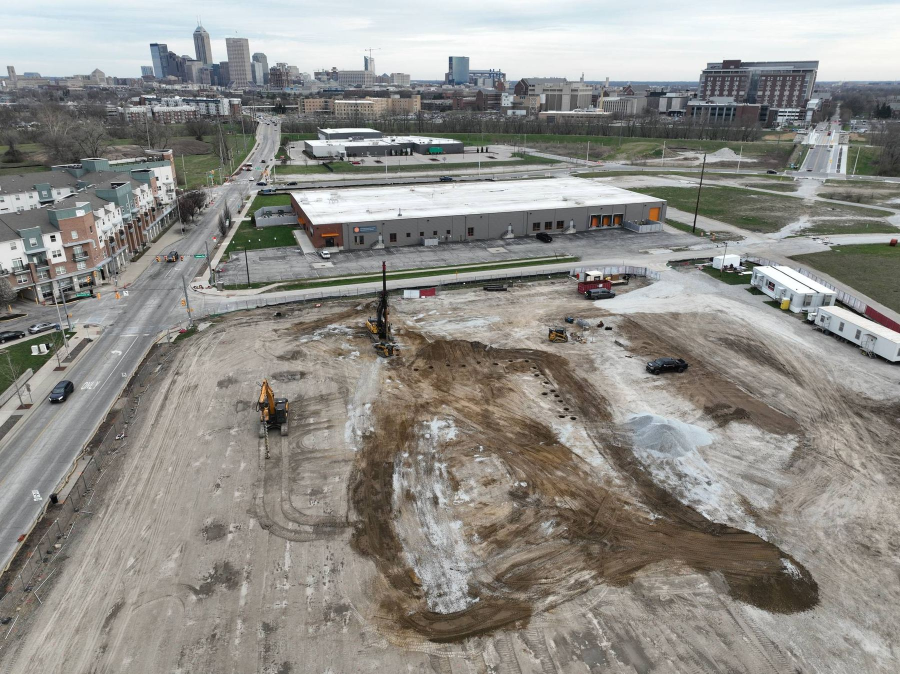
#> input picture website/site/img/cta-bg.jpg, 1800 x 1348 px (shown at 1/2 size)
$ python -i generate_examples.py   (imports and definitions only)
#> lines starting #> are read from the running program, lines starting #| are printed output that depends on the picture
#> further down, picture is the input picture: PIL image 1800x1348 RGB; mean R, G, B 143.6, 141.6, 136.7
#!/usr/bin/env python3
"""
Generate 3 GENERIC, de-branded service-load deliverable examples for the PF FAQ page.
Built for Peter (AI COO) per Jonathan's request.

  1. column-pad-footing-example.png  - isolated spread footings w/ per-footing DL/LL schedule
  2. strip-footing-example.png       - continuous wall footing w/ DL/LL per linear foot
  3. mat-footing-pressure-gradient-example.png - source-PDF page-2 style soil-bearing contour map

All labels are GENERIC. No client/GC/architect/SEOR/project name. No proprietary marks.
Every graphic is watermarked "EXAMPLE - ILLUSTRATIVE ONLY".

Run:  python3 generate_examples.py
"""
import os, math
# [3 lines not run here, left out]
from PIL import Image, ImageDraw, ImageFont

OUT = os.path.dirname(os.path.abspath(__file__))

# ---------- fonts ----------
SANS = "/usr/share/fonts/truetype/liberation/LiberationSans-Regular.ttf"
SANS_B = "/usr/share/fonts/truetype/liberation/LiberationSans-Bold.ttf"
def f(sz, bold=False):
    return ImageFont.truetype(SANS_B if bold else SANS, sz)

# ---------- PF brand palette (neutral, professional) ----------
INK   = (28, 33, 40)        # near-black text / lines
GRID  = (200, 206, 214)     # light grid
MUTE  = (110, 120, 132)     # secondary text
AZURE = (0, 110, 175)       # PF azure accent
PANEL = (244, 246, 249)     # light panel fill
LINE  = (70, 78, 88)
WHITE = (255, 255, 255)

def text(d, xy, s, font, fill=INK, anchor="la"):
    d.text(xy, s, font=font, fill=fill, anchor=anchor)

def watermark(img):
    """Diagonal 'EXAMPLE - ILLUSTRATIVE ONLY' watermark + footer note."""
    W, H = img.size
#> W = 1800; H = 1348
    layer = Image.new("RGBA", (W, H), (0,0,0,0))
#> layer: PIL image 1800x1348 RGBA; every value is 0
    ld = ImageDraw.Draw(layer)
    wm = ImageFont.truetype(SANS_B, int(W*0.045))
    txt = "EXAMPLE  -  ILLUSTRATIVE  ONLY"
    bb = ld.textbbox((0,0), txt, font=wm)
#> bb = (0, 17, 1346, 75)
    tw, th = bb[2]-bb[0], bb[3]-bb[1]
#> tw = 1346; th = 58
    tile = Image.new("RGBA", (tw+40, th+40), (0,0,0,0))
#> tile: PIL image 1386x98 RGBA; every value is 0
    td = ImageDraw.Draw(tile)
    td.text((20,20), txt, font=wm, fill=(150,160,172,60), anchor="lm")
    tile = tile.rotate(28, expand=True, resample=Image.BICUBIC)
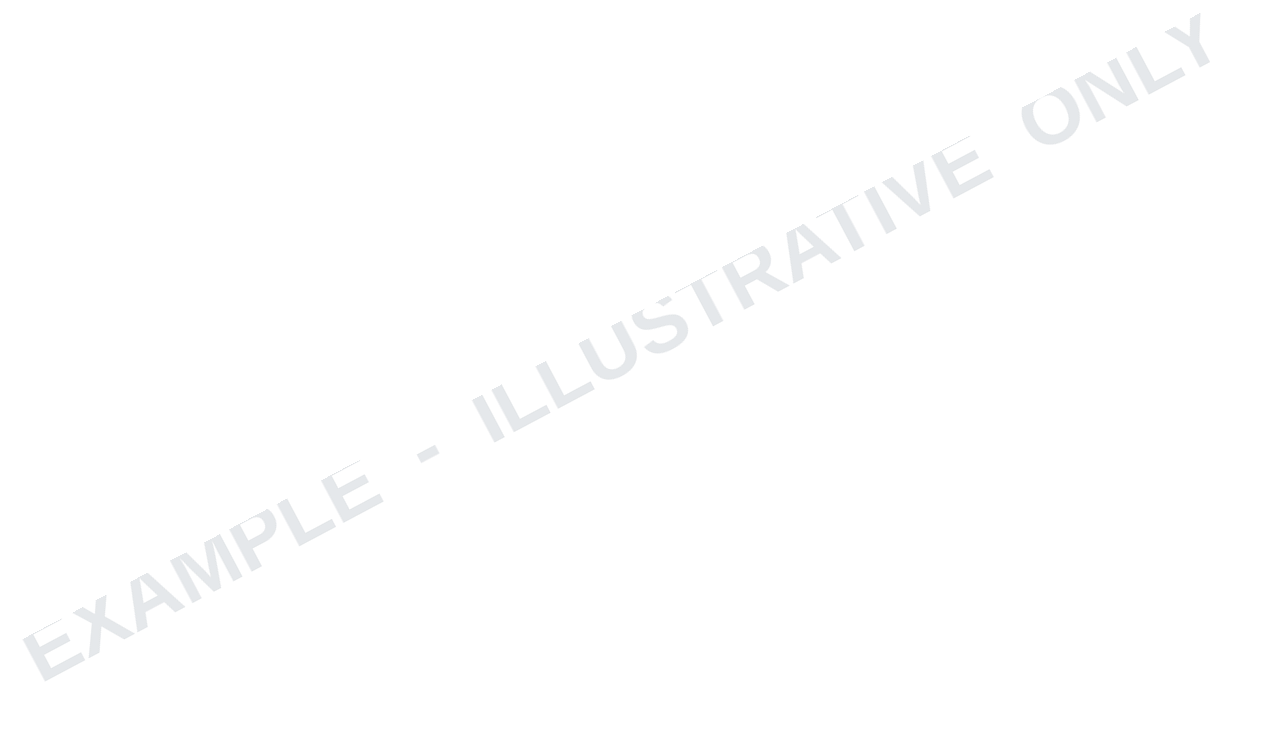
#> tile: PIL image 1270x738 RGBA; mean R, G, B, A 4.3, 4.6, 4.9, 1.5; transparent parts drawn white
    tw2, th2 = tile.size
#> tw2 = 1270; th2 = 738
    for y in range(-th2, H+th2, int(th2*0.9)):
        for x in range(-tw2, W+tw2, int(tw2*1.05)):
            layer.alpha_composite(tile, (x, y))
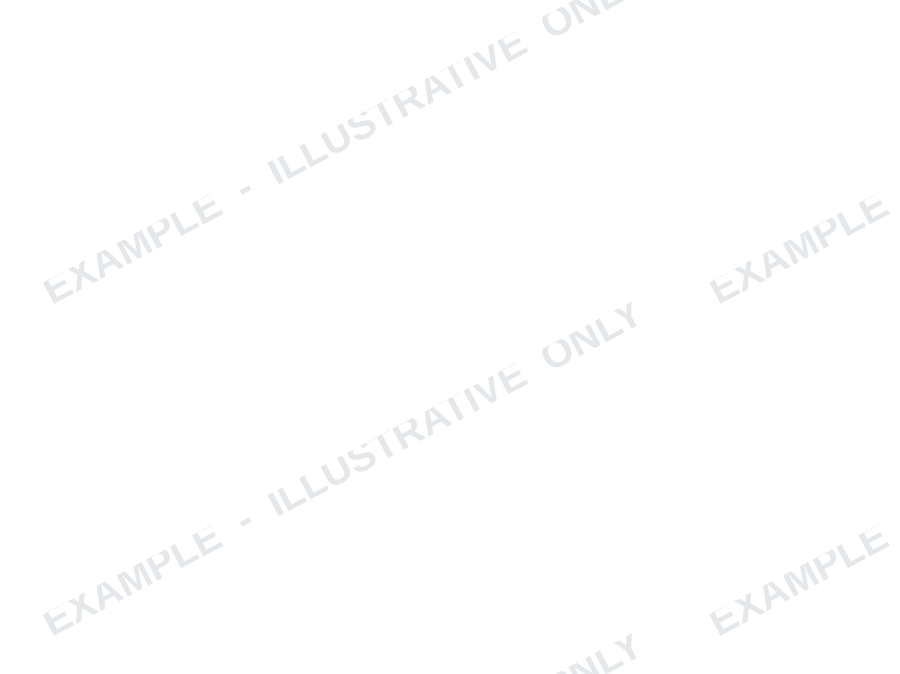
#> layer: PIL image 1800x1348 RGBA (shown at 1/2 size); mean R, G, B, A 4.5, 4.9, 5.2, 1.6; transparent parts drawn white
    out = Image.alpha_composite(img.convert("RGBA"), layer)
    return out.convert("RGB")

# [186 lines left out: functions header, footer, column_pad, strip_footing, not called in this run]

# =====================================================================
# 3. MAT FOOTING - SOIL BEARING PRESSURE GRADIENT (source-PDF page-2 style)
# =====================================================================
# Rainbow ramp matching the source plot: violet(low) -> red(high)
RAMP = [
    (600 , (138, 43,226)),   # violet
    (1200, (0 ,  0 ,255)),   # blue
    (1800, (30,144,255)),    # dodger blue
    (2400, (0 ,220,220)),    # cyan
    (3000, (40,180, 60)),    # green
    (3600, (150,210, 40)),   # yellow-green
    (4200, (255,225, 0)),    # yellow
    (4800, (255,160, 0)),    # orange
    (5400, (255, 80, 0)),    # red-orange
    (6000, (235, 20, 20)),   # red
]
# [103 lines left out: functions ramp_color, mat_pressure, not called in this run]

# [5 lines not run here, left out]

>>> from PIL import Image
>>> picture = Image.open('../website/site/img/cta-bg.jpg')
>>> result = watermark(picture)

$ run again, on website/site/img/iu-launch-1-thumb.jpg
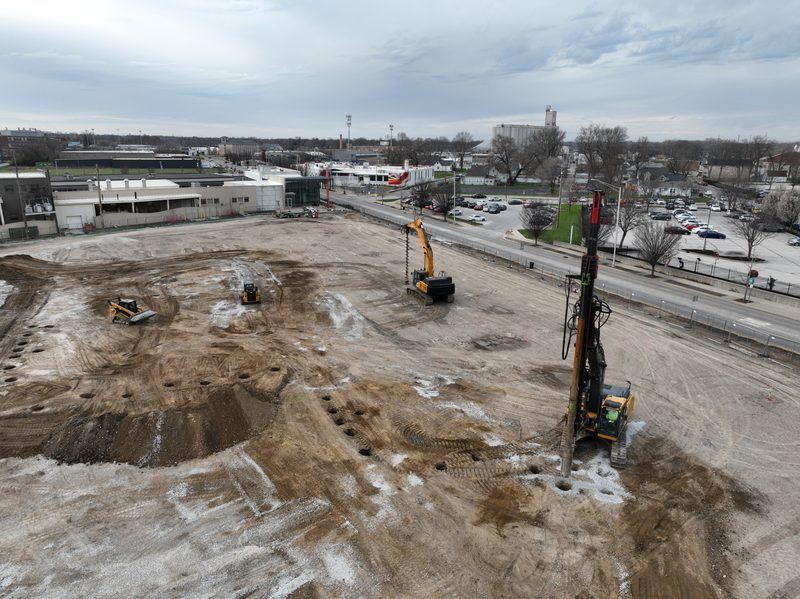
#> input picture website/site/img/iu-launch-1-thumb.jpg, 800 x 599 px
#> picture is the input picture: PIL image 800x599 RGB; mean R, G, B 140.3, 137.6, 134
#> bb = (0, 8, 598, 33)
#> tw = 598; th = 25
#> in watermark, `tile = tile.rotate(28, expand=True, resample=Image.BICUBIC)`:
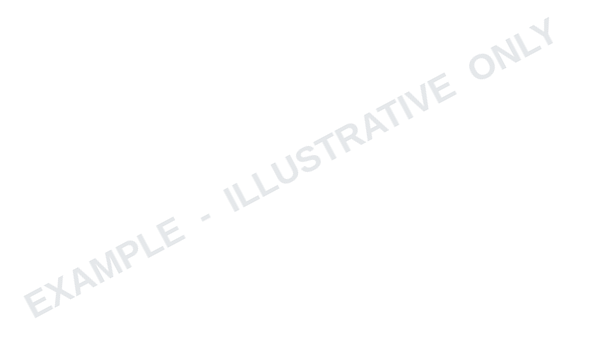
#> tile: PIL image 594x357 RGBA; mean R, G, B, A 5.2, 5.7, 6, 1.7; transparent parts drawn white
#> after the loop in watermark, `for y in range(-th2, H+th2, int(th2*0.9)):`:
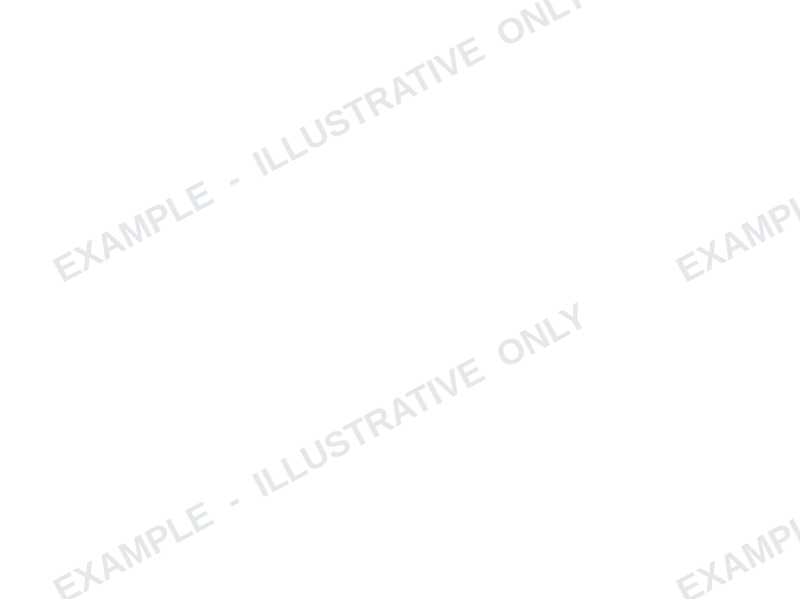
#> layer: PIL image 800x599 RGBA; mean R, G, B, A 5.8, 6.3, 6.7, 1.8; transparent parts drawn white

$ run again, on website/site/img/iu-launch-2-thumb.jpg
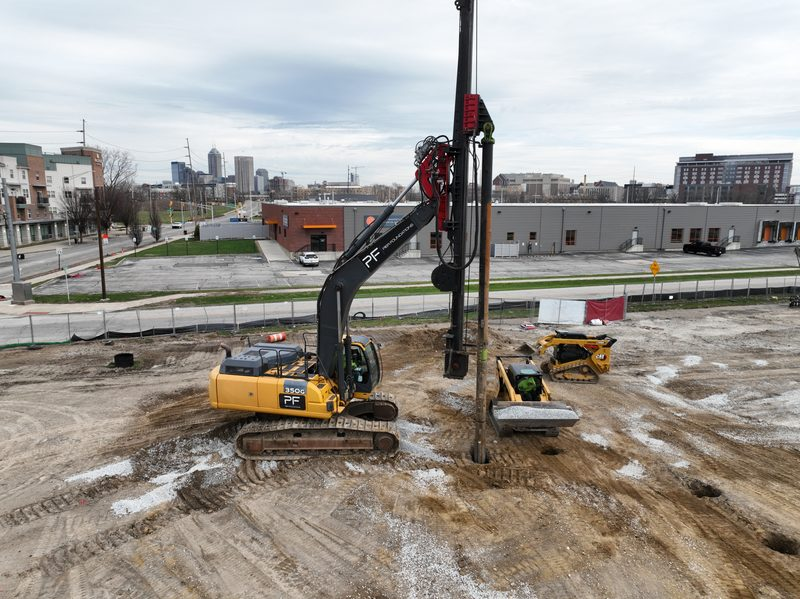
#> input picture website/site/img/iu-launch-2-thumb.jpg, 800 x 599 px
#> picture is the input picture: PIL image 800x599 RGB; mean R, G, B 155.9, 151.1, 145.1
#> bb = (0, 8, 598, 33)
#> tw = 598; th = 25
#> in watermark, `tile = tile.rotate(28, expand=True, resample=Image.BICUBIC)`:
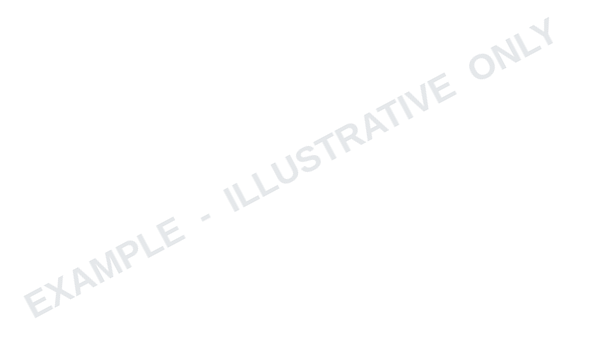
#> tile: PIL image 594x357 RGBA; mean R, G, B, A 5.2, 5.7, 6, 1.7; transparent parts drawn white
#> after the loop in watermark, `for y in range(-th2, H+th2, int(th2*0.9)):`:
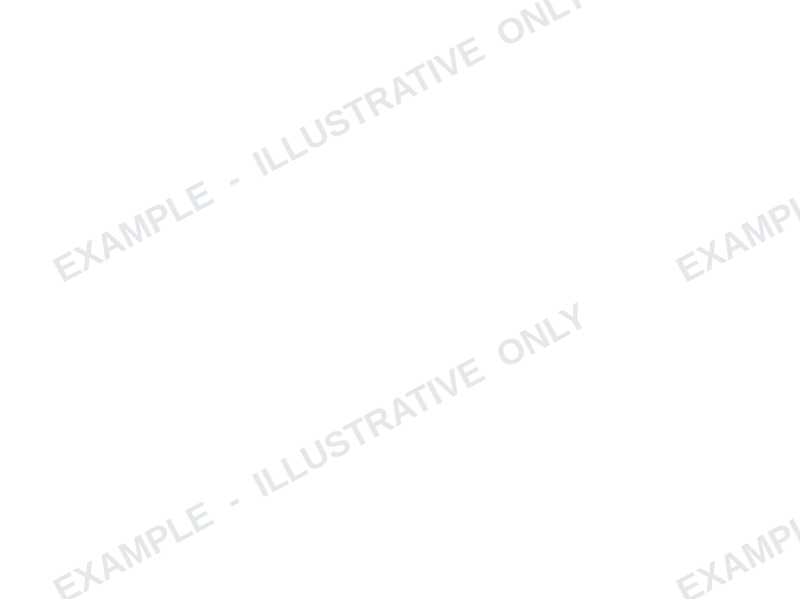
#> layer: PIL image 800x599 RGBA; mean R, G, B, A 5.8, 6.3, 6.7, 1.8; transparent parts drawn white
